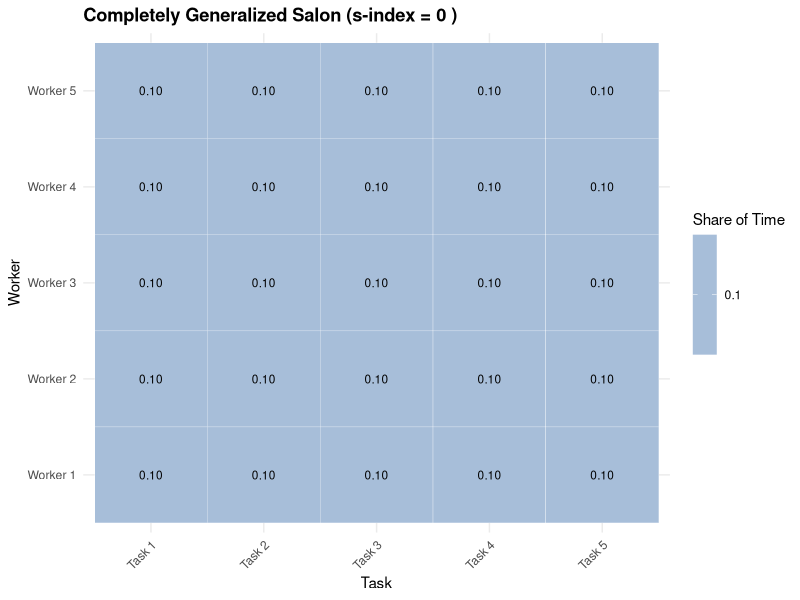
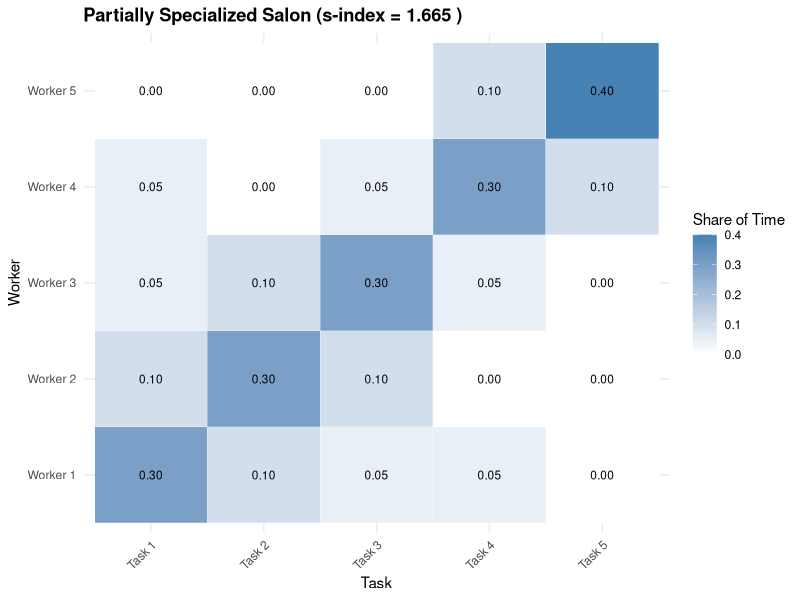
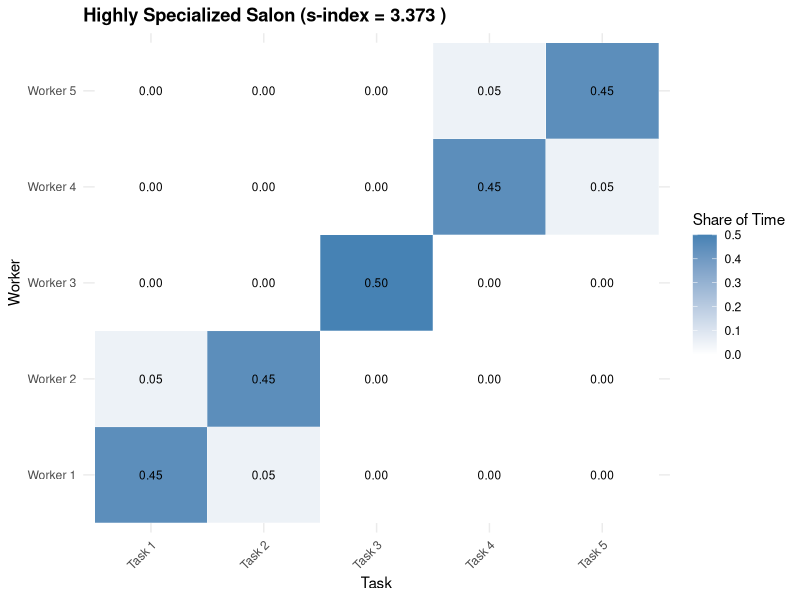
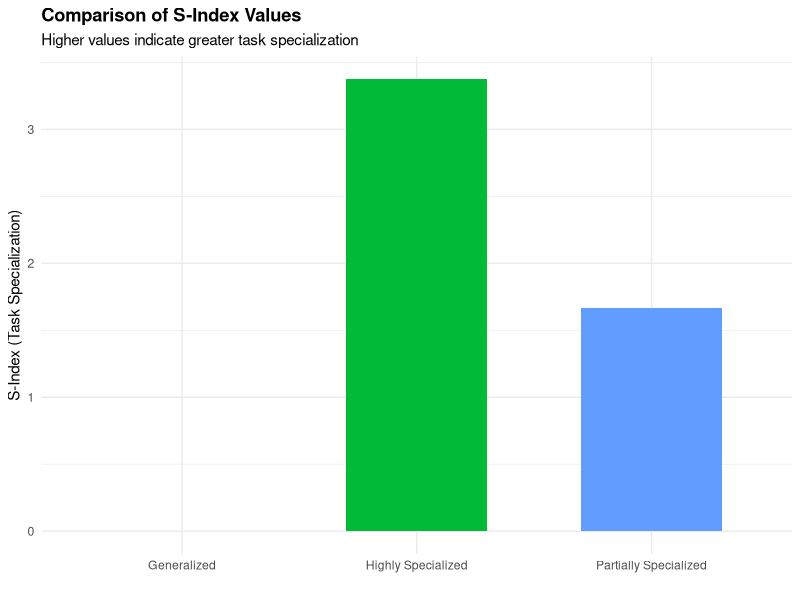

Here is the R script that generated these plots, in order:
library(ggplot2)
library(dplyr)
library(reshape2)
library(knitr)

# Create a directory for the plots if it doesn't exist
dir.create("plots", showWarnings = FALSE)

# Function to calculate the s-index (task specialization index)
compute_s_index <- function(B_matrix) {
  # Compute the generalist benchmark
  row_sums <- rowSums(B_matrix)
  col_sums <- colSums(B_matrix)
  G_matrix <- outer(row_sums, col_sums / sum(B_matrix))
  
  # Compute the KL divergence between B and G
  mask <- B_matrix > 0 & G_matrix > 0  # Only include positive elements
  if (sum(mask) == 0) return(0)
  
  sum(B_matrix[mask] * log(B_matrix[mask] / G_matrix[mask]))
}

# Create example task assignments representing different levels of specialization
# Example 1: Completely generalized salon (each worker does all tasks equally)
generalized_salon <- matrix(
  c(0.1, 0.1, 0.1, 0.1, 0.1,
    0.1, 0.1, 0.1, 0.1, 0.1,
    0.1, 0.1, 0.1, 0.1, 0.1,
    0.1, 0.1, 0.1, 0.1, 0.1,
    0.1, 0.1, 0.1, 0.1, 0.1),
  nrow = 5, byrow = TRUE
)

# Example 2: Partially specialized salon
partially_specialized_salon <- matrix(
  c(0.3, 0.1, 0.05, 0.05, 0.0,
    0.1, 0.3, 0.1, 0.0, 0.0,
    0.05, 0.1, 0.3, 0.05, 0.0,
    0.05, 0.0, 0.05, 0.3, 0.1,
    0.0, 0.0, 0.0, 0.1, 0.4),
  nrow = 5, byrow = TRUE
)

# Example 3: Highly specialized salon (each worker mostly does one task)
specialized_salon <- matrix(
  c(0.45, 0.05, 0.0, 0.0, 0.0,
    0.05, 0.45, 0.0, 0.0, 0.0,
    0.0, 0.0, 0.5, 0.0, 0.0,
    0.0, 0.0, 0.0, 0.45, 0.05,
    0.0, 0.0, 0.0, 0.05, 0.45),
  nrow = 5, byrow = TRUE
)

# Create a function to visualize a task assignment matrix
visualize_task_assignment <- function(matrix, title) {
  # Create a data frame from the matrix
  df <- melt(matrix)
  colnames(df) <- c("Worker", "Task", "Value")
  
  # Add labels
  df$Worker <- paste("Worker", df$Worker)
  df$Task <- paste("Task", df$Task)
  
  # Create the heatmap
  ggplot(df, aes(x = Task, y = Worker, fill = Value)) +
    geom_tile(color = "white") +
    scale_fill_gradient(low = "white", high = "steelblue") +
    geom_text(aes(label = sprintf("%.2f", Value)), color = "black", size = 3) +
    labs(
      title = title,
      fill = "Share of Time"
    ) +
    theme_minimal() +
    theme(
      plot.title = element_text(face = "bold"),
      axis.text.x = element_text(angle = 45, hjust = 1)
    )
}

# Calculate s-index for each example
s_index_gen <- compute_s_index(generalized_salon)
s_index_part <- compute_s_index(partially_specialized_salon)
s_index_spec <- compute_s_index(specialized_salon)

# Create visualizations
p1 <- visualize_task_assignment(generalized_salon, 
                               paste("Completely Generalized Salon (s-index =", round(s_index_gen, 3), ")"))
p2 <- visualize_task_assignment(partially_specialized_salon, 
                               paste("Partially Specialized Salon (s-index =", round(s_index_part, 3), ")"))
p3 <- visualize_task_assignment(specialized_salon, 
                               paste("Highly Specialized Salon (s-index =", round(s_index_spec, 3), ")"))

# Save the plots
ggsave("plots/generalized_salon.png", p1, width = 8, height = 6, dpi = 300)
ggsave("plots/partially_specialized_salon.png", p2, width = 8, height = 6, dpi = 300)
ggsave("plots/specialized_salon.png", p3, width = 8, height = 6, dpi = 300)

# Create a summary data frame for comparison
summary_data <- data.frame(
  Salon_Type = c("Generalized", "Partially Specialized", "Highly Specialized"),
  S_Index = c(s_index_gen, s_index_part, s_index_spec)
)

# Create a bar chart comparing the s-index values
p4 <- ggplot(summary_data, aes(x = Salon_Type, y = S_Index, fill = Salon_Type)) +
  geom_bar(stat = "identity", width = 0.6) +
  labs(
    title = "Comparison of S-Index Values",
    subtitle = "Higher values indicate greater task specialization",
    x = "",
    y = "S-Index (Task Specialization)"
  ) +
  theme_minimal() +
  theme(
    plot.title = element_text(face = "bold"),
    legend.position = "none",
    axis.text.x = element_text(angle = 0)
  )

# Save the comparison plot
ggsave("plots/s_index_comparison.png", p4, width = 8, height = 6, dpi = 300)

# Print the s-index values
cat("S-Index Demonstration\n")
cat("====================\n")
cat("Generalized Salon S-Index:", round(s_index_gen, 4), "\n")
cat("Partially Specialized Salon S-Index:", round(s_index_part, 4), "\n")
cat("Highly Specialized Salon S-Index:", round(s_index_spec, 4), "\n")
cat("\nS-index visualizations have been generated in the 'plots' directory\n")
